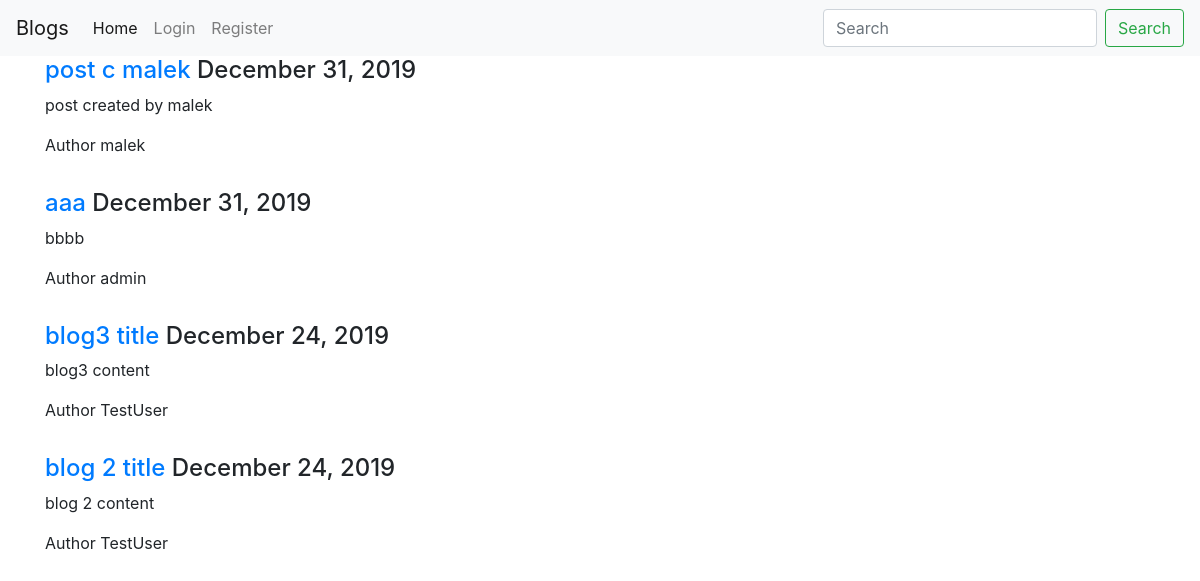
Before: / with the older database file.
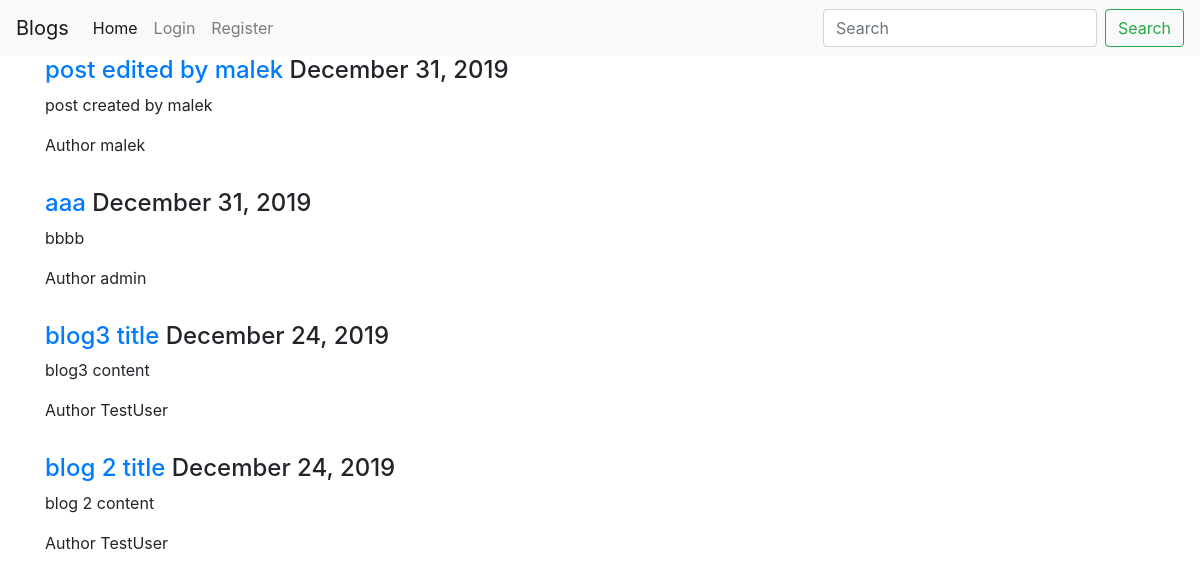
After: the same page with the newer database file.
### blog/models.py (models this page shows, shortened)
class Post(models.Model):
    title = models.CharField(max_length=100)
    content = models.TextField()
    date_posted = models.DateTimeField(default=timezone.now)
    author = models.ForeignKey(User, on_delete=models.CASCADE)

### blog/views.py (the view)
# urls.py: path('', PostsListView.as_view(), name='blog-home'),
class PostsListView(ListView):
    model = Post
    context_object_name = 'posts'
    template_name = 'index.html'
    ordering = ("-date_posted")

### blog/templates/index.html (shortened to what this page needs)
{% extends "layout.html" %}
{% block content %}
    {% for post in posts %}
        <h4><a href="{% url 'post-detail' post.id %}">{{post.title}}</a> <span>{{post.date_posted|date:"F d, Y"}}</span></h4>
        <p>{{ post.content }}</p>
        <label>Author</label>  {{post.author.username}}
        <br /><br />
    {% endfor %}
{% endblock %}

Changed rows visible on the page:
changed Post "post created by malek": title "post c malek" → "post edited by malek"
